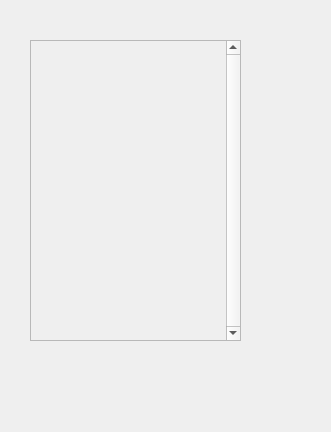
<?xml version="1.0" encoding="UTF-8"?>
<ui version="4.0">
 <class>Widget</class>
 <widget class="QWidget" name="Widget">
  <property name="geometry">
   <rect>
    <x>0</x>
    <y>0</y>
    <width>331</width>
    <height>432</height>
   </rect>
  </property>
  <property name="windowTitle">
   <string>Widget</string>
  </property>
  <widget class="QScrollArea" name="scrollArea">
   <property name="geometry">
    <rect>
     <x>30</x>
     <y>40</y>
     <width>211</width>
     <height>301</height>
    </rect>
   </property>
   <property name="verticalScrollBarPolicy">
    <enum>Qt::ScrollBarAlwaysOn</enum>
   </property>
   <property name="widgetResizable">
    <bool>true</bool>
   </property>
   <widget class="QWidget" name="scrollAreaWidgetContents">
    <property name="geometry">
     <rect>
      <x>0</x>
      <y>0</y>
      <width>194</width>
      <height>299</height>
     </rect>
    </property>
   </widget>
  </widget>
 </widget>
 <layoutdefault spacing="6" margin="11"/>
 <resources/>
 <connections/>
</ui>
